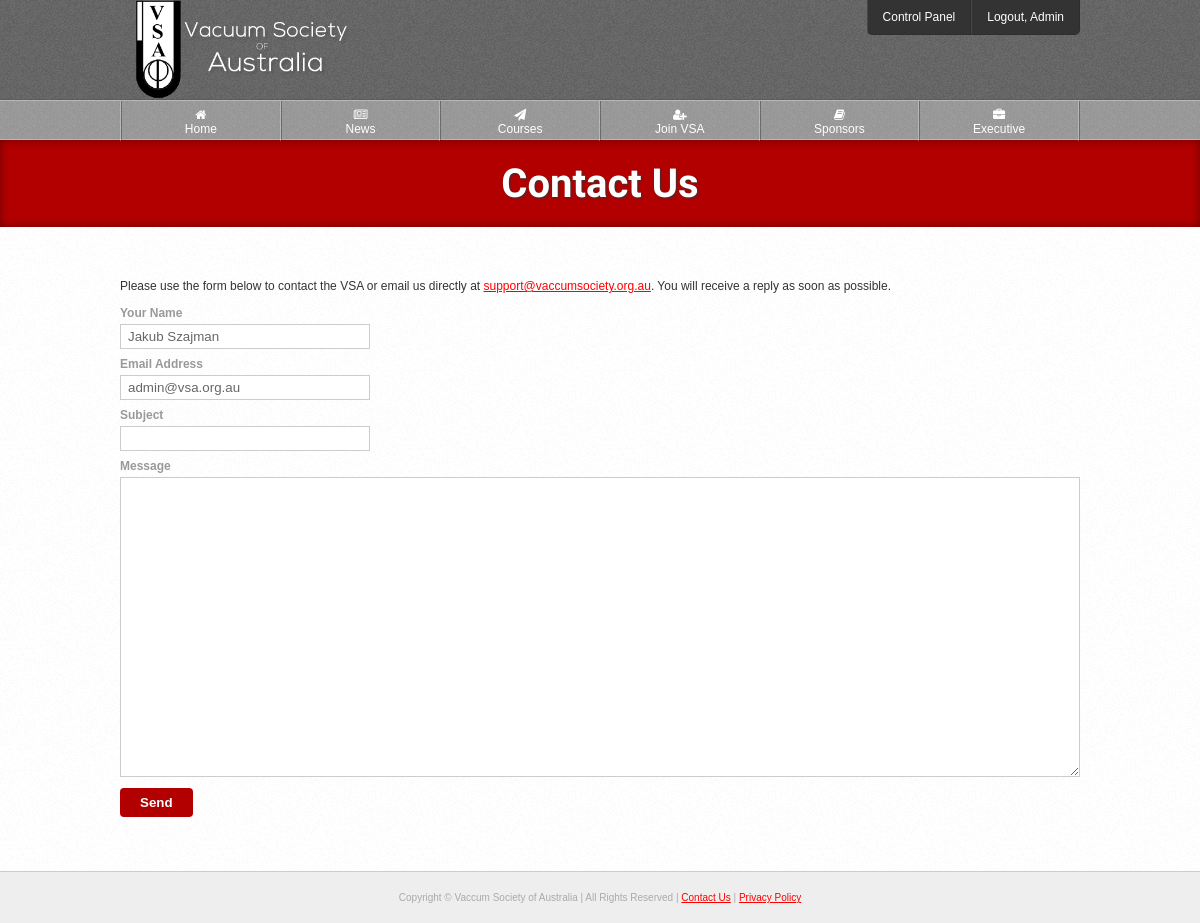
Page /contact.php (signed in) on the earlier database version.
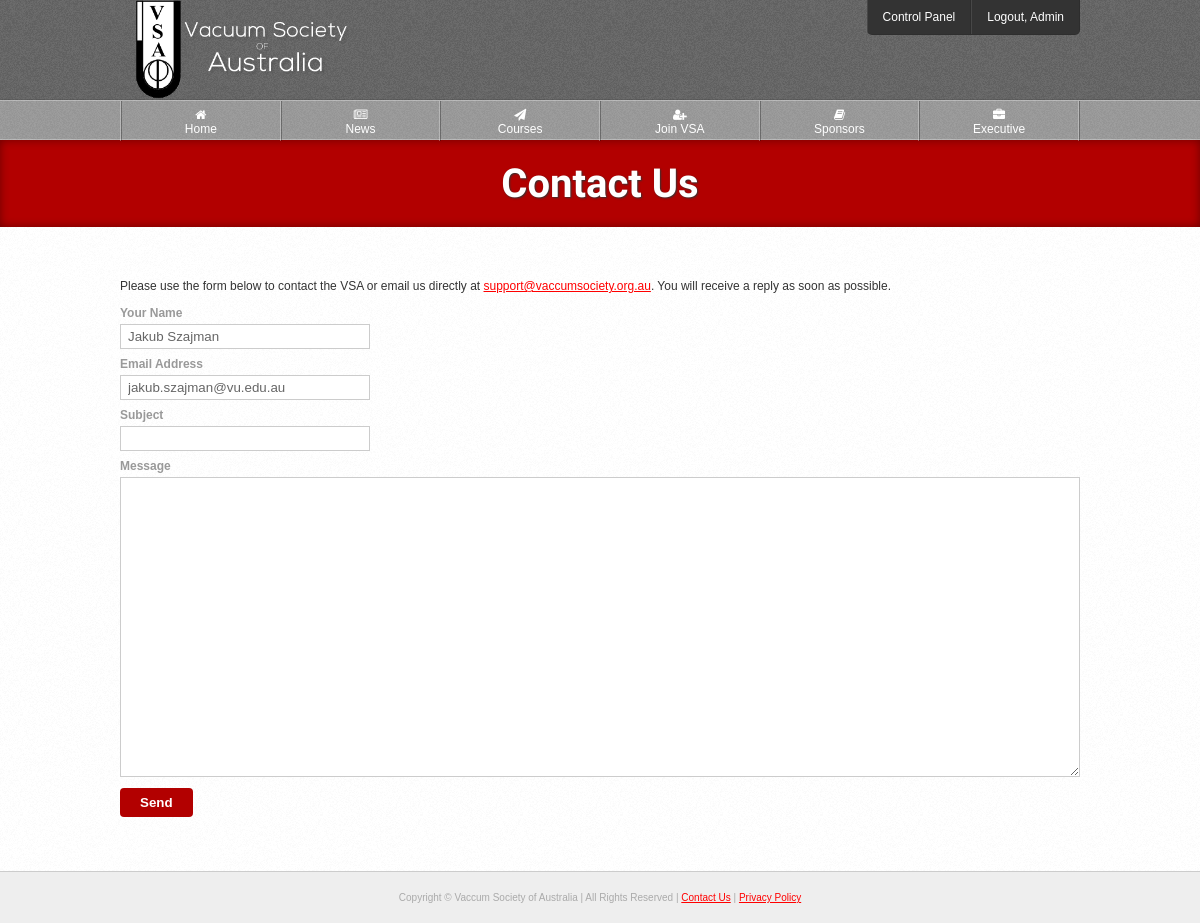
Same page on the later database version.
### tables this page shows
CREATE TABLE IF NOT EXISTS `users` (
  `id` int(10) NOT NULL AUTO_INCREMENT,
  `username` varchar(20) NOT NULL,
  `password` varchar(70) NOT NULL,
  `email` varchar(100) NOT NULL,
  `title` varchar(6) NOT NULL,
  `fname` varchar(30) NOT NULL,
  `lname` varchar(40) NOT NULL,
  `address` varchar(80) NOT NULL,
  `suburb` varchar(50) NOT NULL,
  `state` varchar(50) NOT NULL,
  `postcode` int(10) NOT NULL,
  `country` varchar(50) NOT NULL,
  `telephone` varchar(20) NOT NULL,
  `fax` varchar(20) DEFAULT NULL,
  `website` varchar(100) DEFAULT NULL,
  `company` varchar(150) DEFAULT NULL,
  `blocked` enum('0','1') NOT NULL,
  `type` enum('1','2','3','4') NOT NULL,
  `active` enum('0','1') NOT NULL,
  `level` enum('1','2') NOT NULL,
  `password_reset` enum('0','1') NOT NULL,
  `activation_code` varchar(40) NOT NULL,
  `reset_code` varchar(100) NOT NULL,
  `payment_made` enum('0','1') NOT NULL,
  `date_created` varchar(100) NOT NULL,
  `payment_due_date` varchar(100) NOT NULL,
  `membership_expiry_date` varchar(100) NOT NULL,
  PRIMARY KEY (`id`),
  FULLTEXT KEY `username` (`username`)
);

### classes/User.php (called while the page is built, shortened)
<?php
class User extends Pagination {
	public static function getUsername($id) {
		try {
			$q = DB::$db->prepare("
				SELECT username
				FROM users
				WHERE id = :id
			");
			$q->execute([':id' => $id]);
		} catch(PDOException $ex) {
			die($ex->getMessage());
		}
		$c = $q->rowCount();
		$r = $q->fetch(PDO::FETCH_OBJ);
		return ($c != 0) ? $r->username : "Unknown";
	}
	public function get($id) {
		$id = (int)$id;
		try {
			$q = DB::$db->prepare("
				SELECT *, users.id
				FROM users
				INNER JOIN membership_types
				ON membership_types.id = users.type
				WHERE users.id = :id
			");
			$q->execute([':id' => $id]);
		} catch(PDOException $ex) {
			die($ex->getMessage());
		}
		$r = $q->fetch(PDO::FETCH_OBJ);
		$this->data = $r;
		return $this->data;
	}
}

### classes/Template.php (called while the page is built, shortened)
<?php
class Template {
	private $page;
	public function setActivePage($prefix = null) {
		$page = explode("/", $_SERVER['PHP_SELF']);
		$page = end($page);
		$page = explode(".", $page);
		$page = current($page);
		$this->page = $prefix.$page;
	}
	public function getActivePage() {
		return $this->page;
	}
}

### classes/Login.php (called while the page is built, shortened)
<?php
class Login {
	public static function loggedIn() {
		return (isset($_SESSION['logged'])) ? true : false;
	}
}

### contact.php (the view, shortened to what this page needs)
<?php
$t = new Template;
$t->setTitle("Contact Us");
$t->setTags("contact, message, email, contact us");
$_user = new User;
if(Login::loggedIn())
	$user = $_user->get($_SESSION['logged']);
include $t->load("template/head.php");
?>
<?php
include $t->load("template/header.php");
?>
	<div id="page-heading">
		<h1>Contact Us</h1>
	</div>
	<div class="outer-wrapper white">
		<div class="inner-wrapper">
			<p>Please use the form below to contact the VSA or email us directly at <a href="mailto:support@vaccumsociety.org.au">support@vaccumsociety.org.au</a>. You will receive a reply as soon as possible.</p>
			<form id="form">
				<div class="field">
					<label for="name">Your Name</label>
				</div>
				<div class="field">
					<input type="text" name="name" id="name" value="<?=(Login::loggedIn()) ? $user->fname." ".$user->lname : null;?>">
				</div>
				<div class="field">
					<label for="email">Email Address</label>
				</div>
				<div class="field">
					<input type="email" name="email" id="email" value="<?=(Login::loggedIn()) ? $user->email : null;?>">
				</div>
				<div class="field">
					<label for="subject">Subject</label>
				</div>
				<div class="field">
					<input type="text" name="subject" id="subject">
				</div>
				<div class="field">
					<label for="message">Message</label>
				</div>
				<div class="field">
					<textarea name="message" id="message"></textarea>
				</div>
				<div class="field">
					<input type="submit" name="send" id="send" value="Send">
				</div>
			</form>
		</div>
	</div>
<?php include $t->load("template/footer.php"); ?>

### template/header.php (shortened to what this page needs)
</head>
	<body>
		<header id="fixed">
			<div id="header">
				<div class="inner-wrapper">
					<a href="<?=PATH;?>"><img src="<?=PATH;?>img/vsa-logo.png" id="banner-logo" alt="Vaccum Society of Australia"></a>
					<?php if(isset($_SESSION['admin'])): ?>
						<nav class="top-nav">
							<ul>
								<li><a href="<?=PATH;?>cp/update-welcome">Control Panel</a></li>
								<li><a href="<?=PATH;?>logout?url=<?=$_SERVER['REQUEST_URI'];?>">Logout, <?=User::getUsername($_SESSION["logged"]);?></a></li>
							</ul>
						</nav>
					<?php else: ?>
						<div class="login-btn-wrapper">
							<a href="<?=PATH;?>login" class="login-btn"><img src="<?=PATH;?>img/login-btn.png"></a>
						</div>
					<?php endif; ?>
				</div>
			</div>
			<nav class="main-nav">
				<div class="inner-wrapper">
					<ul>
						<li><a href="<?=PATH;?>"<?=($t->getActivePage() == 'index') ? ' class="active"' : null;?>><i class="fa fa-home"></i><br>Home</a></li>
						<li><a href="<?=PATH;?>news"<?=($t->getActivePage() == 'news') ? ' class="active"' : null;?>><i class="fa fa-newspaper-o"></i><br>News</a></li>
						<li><a href="<?=PATH;?>courses"<?=($t->getActivePage() == 'courses' || $t->getActivePage() == 'apply-course') ? ' class="active"' : null;?>><i class="fa fa-paper-plane"></i><br>Courses</a></li>
						<li><a href="<?=PATH;?>join"<?=($t->getActivePage() == 'join') ? ' class="active"' : null;?>><i class="fa fa-user-plus"></i><br>Join VSA</a></li>
						<li><a href="<?=PATH;?>sponsors"<?=($t->getActivePage() == 'sponsors') ? ' class="active"' : null;?>><i class="fa fa-book"></i><br>Sponsors</a></li>
						<li><a href="<?=PATH;?>executive"<?=($t->getActivePage() == 'executive') ? ' class="active"' : null;?>><i class="fa fa-briefcase"></i><br>Executive</a></li>
					</ul>
				</div>
			</nav>
		</header>

Differences in the rows shown:
changed users "Admin": email "admin@vsa.org.au" → "jakub.szajman@vu.edu.au"
